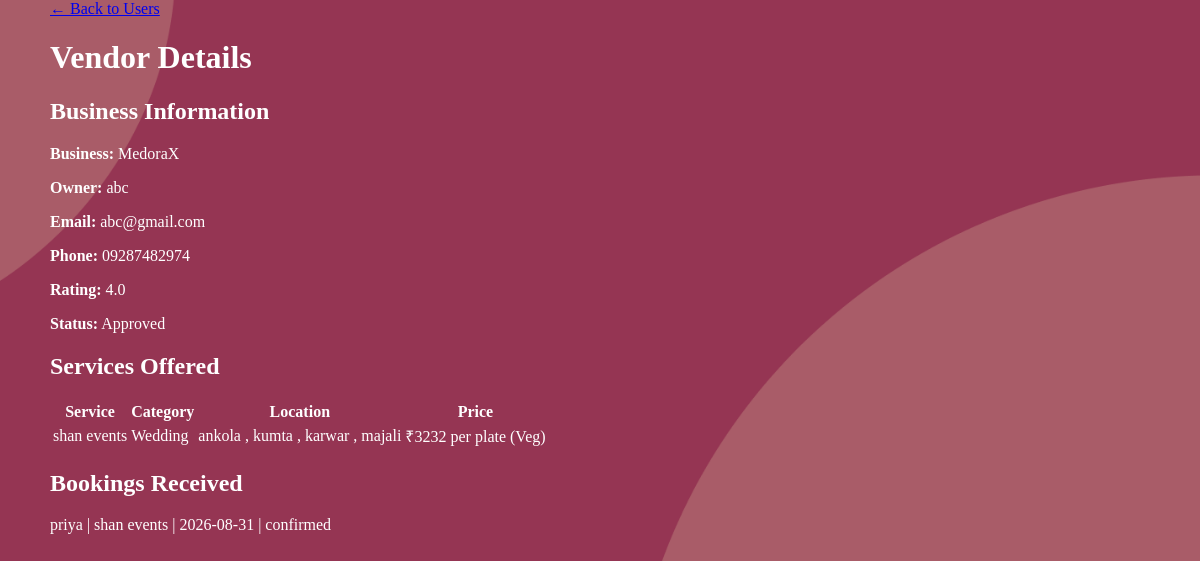
The app's page /admin/view_vendor/17 (signed in), older data.
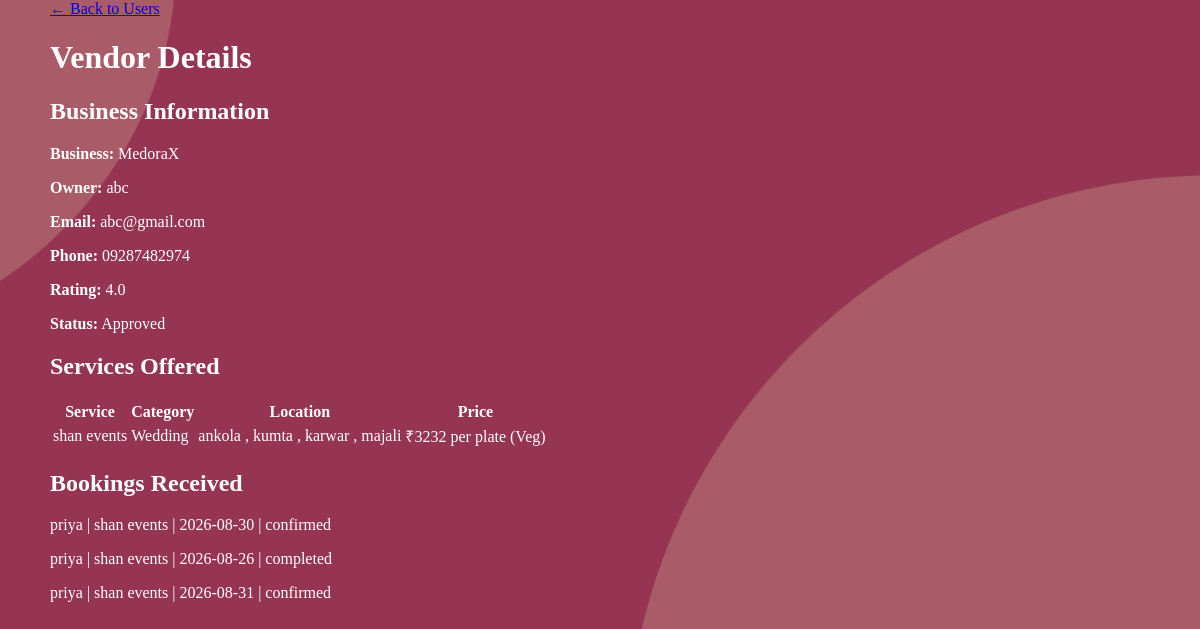
The same page, newer data.
### tables this page shows
CREATE TABLE services (
                id INTEGER PRIMARY KEY AUTOINCREMENT,
                manager_id INTEGER NOT NULL,
                category TEXT,
                service_name TEXT NOT NULL,
                service_location TEXT,       
                services_offered TEXT,       
                experience_years INTEGER,    
                pricing TEXT,                
                images TEXT,                 
                description TEXT, unavailable_dates TEXT, pkg_basic_name TEXT DEFAULT 'Basic (Silver)', pkg_basic_price REAL DEFAULT 0.0, pkg_basic_desc TEXT, pkg_premium_name TEXT DEFAULT 'Premium (Gold)', pkg_premium_price REAL DEFAULT 0.0, pkg_premium_desc TEXT, pkg_luxury_name TEXT DEFAULT 'Luxury (Platinum)', pkg_luxury_price REAL DEFAULT 0.0, pkg_luxury_desc TEXT, package_tier TEXT DEFAULT 'Standard', is_active INTEGER DEFAULT 1,
                FOREIGN KEY (manager_id) REFERENCES users (id) ON DELETE CASCADE
            );

CREATE TABLE bookings (
            id INTEGER PRIMARY KEY AUTOINCREMENT,
            client_id INTEGER NOT NULL,
            manager_id INTEGER NOT NULL,
            service_id INTEGER,
            event_date DATE NOT NULL,
            status TEXT DEFAULT 'pending', -- pending, confirmed, rejected
            total_amount REAL,
            payment_status TEXT DEFAULT 'unpaid',
            created_at TIMESTAMP DEFAULT CURRENT_TIMESTAMP, client_phone TEXT, client_message TEXT, selected_package TEXT, event_location TEXT, cancelled_by TEXT, cancel_reason TEXT, transaction_id TEXT, receipt_number TEXT,
            FOREIGN KEY (client_id) REFERENCES users (id),
            FOREIGN KEY (manager_id) REFERENCES users (id),
            FOREIGN KEY (service_id) REFERENCES services (id)
        );

CREATE TABLE users (
            id INTEGER PRIMARY KEY AUTOINCREMENT,
            full_name TEXT NOT NULL,
            email TEXT UNIQUE NOT NULL,
            password TEXT NOT NULL,
            role TEXT CHECK(role IN ('user', 'admin', 'eventmanager')) NOT NULL,
            is_approved INTEGER DEFAULT 0, -- 0=Pending, 1=Approved by Admin
            created_at TIMESTAMP DEFAULT CURRENT_TIMESTAMP
        , reset_otp TEXT, is_active INTEGER DEFAULT 1);

### app.py (the view)
@app.route('/admin/view_vendor/<int:vendor_id>')
def admin_view_vendor(vendor_id):
    if 'user_id' not in session or session['role'] != 'admin':
        return redirect(url_for('index'))
    conn = get_db_connection()
    vendor = conn.execute('''
        SELECT u.*, m.business_name, m.phone, m.license_path, m.rating
        FROM users u
        JOIN manager_profiles m ON u.id=m.user_id
        WHERE u.id=? AND u.role='eventmanager'
    ''', (vendor_id,)).fetchone()
    if not vendor:
        conn.close()
        flash("Vendor not found.")
        return redirect(url_for('admin_users'))
    services = conn.execute("SELECT * FROM services WHERE manager_id=?", (vendor_id,)).fetchall()
    bookings = conn.execute('''
        SELECT b.*, u.full_name as client_name, s.service_name
        FROM bookings b
        JOIN users u ON b.client_id=u.id
        LEFT JOIN services s ON b.service_id=s.id
        WHERE b.manager_id=? ORDER BY b.created_at DESC
    ''', (vendor_id,)).fetchall()
    conn.close()
    return render_template('admin_view_vendor.html', vendor=vendor, services=services, bookings=bookings)

### app.py (called while the page is built)
def get_db_connection():
    conn = sqlite3.connect('database.db', timeout=10)
    conn.row_factory = sqlite3.Row
    conn.execute("PRAGMA foreign_keys = ON")
    return conn

### frontend/templates/admin_view_vendor.html
<!DOCTYPE html><html lang="en"><head><meta charset="UTF-8"><meta name="viewport" content="width=device-width, initial-scale=1"><title>Vendor Details | Evenzo Admin</title><link rel="stylesheet" href="{{ url_for('static', filename='styles.css') }}"></head><body><main class="main" style="margin:0 auto;max-width:1100px"><a href="{{ url_for('admin_users') }}" class="btn btn-outline">← Back to Users</a><h1>Vendor Details</h1><div class="card"><h2>Business Information</h2><p><strong>Business:</strong> {{ vendor.business_name }}</p><p><strong>Owner:</strong> {{ vendor.full_name }}</p><p><strong>Email:</strong> {{ vendor.email }}</p><p><strong>Phone:</strong> {{ vendor.phone or '—' }}</p><p><strong>Rating:</strong> {{ vendor.rating or 'No ratings yet' }}</p><p><strong>Status:</strong> {{ 'Approved' if vendor.is_approved else 'Pending Approval' }}</p></div><div class="card"><h2>Services Offered</h2>{% if services %}<table><tr><th>Service</th><th>Category</th><th>Location</th><th>Price</th></tr>{% for s in services %}<tr><td>{{ s.service_name }}</td><td>{{ s.category }}</td><td>{{ s.service_location }}</td><td>₹{{ s.pricing }}</td></tr>{% endfor %}</table>{% else %}<p>No services listed yet.</p>{% endif %}</div><div class="card"><h2>Bookings Received</h2>{% for b in bookings %}<p>{{ b.client_name }} | {{ b.service_name or '—' }} | {{ b.event_date }} | {{ b.status }}</p>{% else %}<p>No bookings found.</p>{% endfor %}</div></main></body></html>

Row changes from the older to the newer data that the page shows:
added bookings: client_name "priya", service_name "shan events", event_date "2026-08-30", status "confirmed"
added bookings: client_name "priya", service_name "shan events", event_date "2026-08-26", status "completed"
